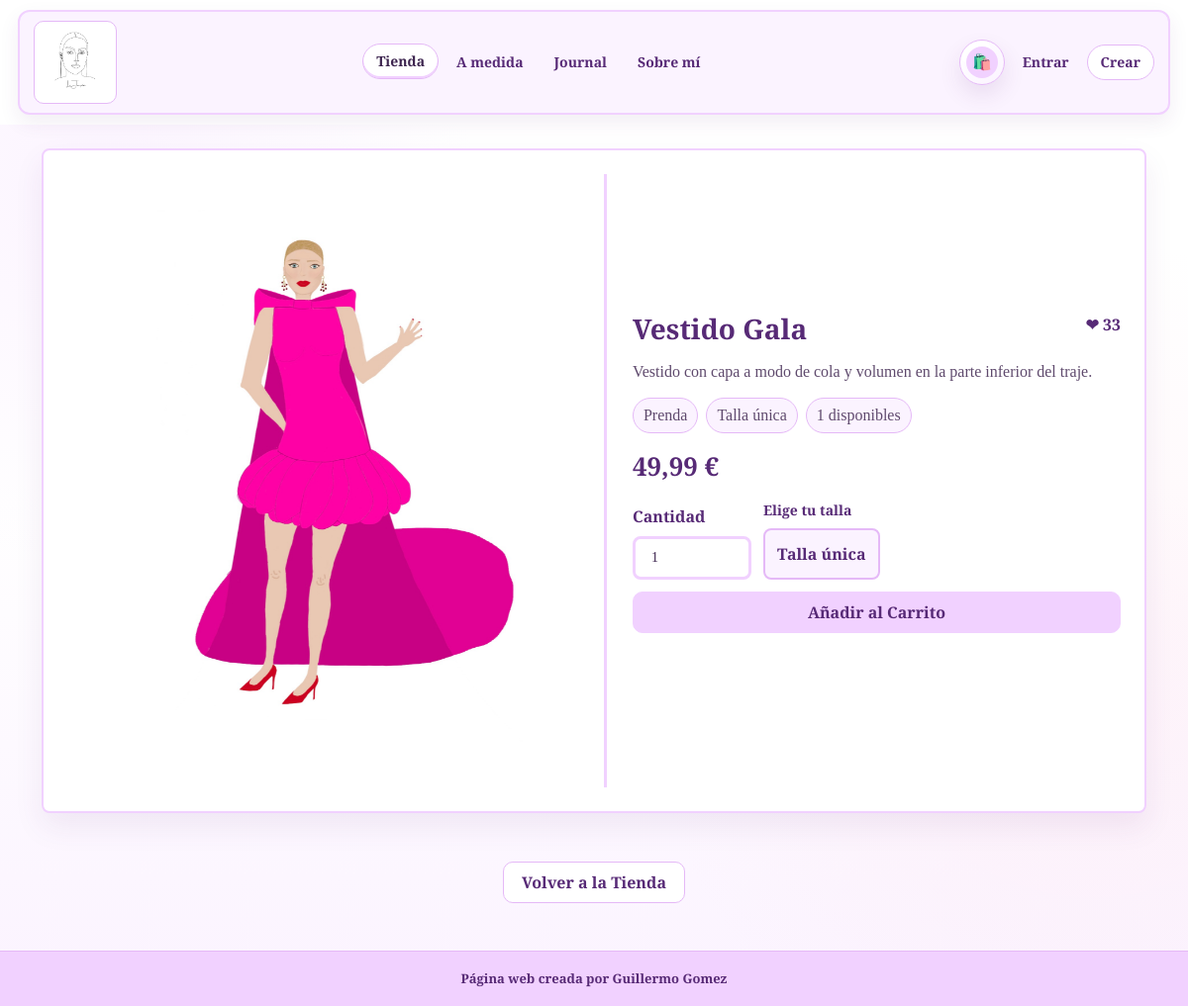
Page /diseños/1/ on the committed database.
### apps/tienda/models.py (models this page shows, shortened)
class Diseño(models.Model):
    CATEGORIAS = [
        ('prenda', 'Prenda'),
        ('vestido', 'Vestido'),
        ('traje', 'Traje'),
        ('camiseta', 'Camiseta'),
        ('a_medida', 'A medida'),
    ]
    nombre = models.CharField('nombre', max_length=50)
    descripccion = models.CharField('descripción', max_length=120, blank=True)
    imagen_principal = models.ImageField('imagen principal', upload_to='images/',blank=True, null=True)
    imagenes_adicionales = models.ManyToManyField('Imagen', verbose_name='imágenes adicionales', related_name='imagenes_adicionales_de', blank=True)
    fecha_subida = models.DateTimeField('fecha de subida', default=timezone.now)
    popularidad = models.IntegerField('popularidad', default=0)
    categoria = models.CharField('categoría', max_length=30, choices=CATEGORIAS, default='prenda')
    precio = models.DecimalField('precio', max_digits=8, decimal_places=2, default=49.99)
    talla = models.CharField('talla', max_length=30, blank=True)
    stock = models.PositiveIntegerField('stock', default=1)
    disponible = models.BooleanField('disponible', default=True)
    class Meta:
        ordering = ['-fecha_subida']
        verbose_name = 'diseño'
        verbose_name_plural = 'diseños'
    def todas_las_imagenes(self):
        imagenes = []
        if self.imagen_principal:
            imagenes.append(self.imagen_principal)
        imagenes.extend([imagen.imagen for imagen in self.imagenes_adicionales.all()])
        return imagenes
    @property
    def stock_total(self):
        stocks_prefetch = getattr(self, '_prefetched_objects_cache', {}).get('stocks_talla')
        if stocks_prefetch is not None:
            total = sum(stock.stock for stock in stocks_prefetch if stock.disponible)
            return total if stocks_prefetch else self.stock
        if self.tiene_stock_por_talla:
            return sum(stock.stock for stock in self.stocks_talla.filter(disponible=True))
        return self.stock
    @property
    def esta_disponible(self):
        return self.disponible and self.stock_total > 0

### apps/tienda/views/catalogo.py (called while the page is built)
def detalle_diseño(request,pk):
    diseño = get_object_or_404(Diseño.objects.prefetch_related('stocks_talla'), pk=pk)
    imagenes = diseño.todas_las_imagenes()
    stock_tallas = diseño.stocks_talla.filter(disponible=True, stock__gt=0).order_by('talla')
    ha_dado_like = request.user.is_authenticated and DisenoLike.objects.filter(usuario=request.user, diseño=diseño).exists()
    return render(request, 'tienda/detalle.html',{
        'diseño': diseño,
        'imagenes': imagenes,
        'stock_tallas': stock_tallas,
        'ha_dado_like': ha_dado_like,
    })

### apps/tienda/templates/tienda/detalle.html (shortened to what this page needs)
{% extends "base.html" %}
{% load static %}
{% block contenido %}
<div class="container detalle-page">
    <div class="detalle-layout">
        <div class="detalle-media">
            {% if imagenes %}
                <div id="carouselExampleDark" class="carousel carousel-dark slide">
                    <div class="carousel-inner">
                        {% for imagen in imagenes %}
                            <div class="carousel-item {% if forloop.first %} active {% endif %}">
                                <img src="{{ imagen.url }}" class="detalle-img" alt="{{ diseño.nombre }}">
                            </div>
                        {% endfor %}
                    </div>
                </div>
            {% else %}
                <img src="{% static 'img/default.jpg' %}" class="detalle-img" alt="{{ diseño.nombre }}">
            {% endif %}
        </div>
        <div class="detalle-info">
            <div class="detalle-title-row">
                <h3 class="contenido">{{ diseño.nombre }}</h3>
                {% if not request.user.is_staff %}
                    <a href="{% if request.user.is_authenticated %}#{% else %}{% url 'login' %}?next={{ request.get_full_path|urlencode }}{% endif %}" class="contenido like-link {% if ha_dado_like %}liked{% endif %}" data-id="{{ diseño.id }}">
                        ❤ <span class="likes-count">{{ diseño.popularidad }}</span>
                    </a>
                {% endif %}
            </div>
            <p class="detalle-desc">{{ diseño.descripccion }}</p>
            <div class="detalle-meta">
                <span>{{ diseño.get_categoria_display }}</span>
                {% if stock_tallas %}
                    <span>{{ stock_tallas|length }} tallas disponibles</span>
                {% else %}
                    <span>Talla única</span>
                {% endif %}
                {% if diseño.esta_disponible %}
                    <span>{{ diseño.stock_total }} disponibles</span>
                {% else %}
                    <span>Agotado</span>
                {% endif %}
            </div>
            <p class="contenido detalle-precio">
                {% if diseño.precio > 0 %}
                    {{ diseño.precio }} €
                {% else %}
                    Precio a consultar
                {% endif %}
            </p>
            {% if request.user.is_staff %}
                <div class="detalle-admin-actions">
                    <a href="{% url "editar_diseño" pk=diseño.pk %}" class="contenido lu-btn">Editar Diseño</a>
                    <a href="{% url "dashboard" %}" class="contenido lu-btn lu-btn-ghost">Volver al Panel</a>
                </div>
            {% elif diseño.esta_disponible %}
                <form method="post" action="{% url 'agregar_al_carrito' diseño.pk %}" class="detalle-carrito-form" data-size-form>
                    <div class="detalle-cantidad">
                        <label class="contenido form-label">Cantidad</label>
                        <input
                            type="number"
                            name="cantidad"
                            value="1"
                            min="1"
                            max="{% if stock_tallas %}1{% else %}{{ diseño.stock }}{% endif %}"
                            class="form-control form-control-lg"
                            data-size-quantity
                        >
                    </div>
                    <fieldset class="detalle-tallas">
                        <legend class="contenido form-label">Elige tu talla</legend>
                        {% if stock_tallas %}
                            <div class="size-options" role="radiogroup" aria-label="Tallas disponibles">
                                {% for stock in stock_tallas %}
                                    <input
                                        type="radio"
                                        name="talla"
                                        value="{{ stock.talla }}"
                                        id="talla-{{ diseño.pk }}-{{ forloop.counter }}"
                                        data-stock="{{ stock.stock }}"
                                        required
                                    >
                                    <label for="talla-{{ diseño.pk }}-{{ forloop.counter }}" class="size-option">
                                        <strong>{{ stock.talla }}</strong>
                                        <small>{{ stock.stock }} disp.</small>
                                    </label>
                                {% endfor %}
                            </div>
                            <p class="size-selection-help" data-size-help></p>
                        {% else %}
                            <div class="size-options">
                                <span class="size-option is-static">
                                    <strong>{{ diseño.talla|default:"Talla única" }}</strong>
                                </span>
                            </div>
                        {% endif %}
                    </fieldset>
                    <button type="submit" class="contenido lu-btn" data-add-to-cart>Añadir al Carrito</button>
                </form>
            {% else %}
                <p class="producto-agotado">Esta prenda no está disponible ahora mismo.</p>
            {% endif %}
        </div>
    </div>
</div>
<div class="mt-3 mb-5 text-center pt-2 align-items-center">
    <a href="{% url "diseños" %}" class="contenido lu-btn lu-btn-ghost">Volver a la Tienda</a>
</div>
<link rel="stylesheet" href="{% static 'css/pages/diseno_detalle.css' %}" />
{% endblock %}

### static/css/base.css (style rules this page uses)
:root { --lu-primary: rgb(87, 42, 118); --lu-soft: #f1d1ff; --lu-soft-2: #fbf3ff; --lu-border: #e5b9f7; --lu-text: #3d254f; --lu-muted: #6a5875; --lu-surface: #fff; --lu-blush: #fff7fa; --lu-shadow: 0 18px 48px rgba(87, 42, 118, 0.1); --lu-shadow-soft: 0 10px 28px rgba(87, 42, 118, 0.07); --lu-radius: 14px; }
*, *::before, *::after { box-sizing: border-box; }
html { width: 100%; overflow-x: hidden; }
body { display: grid; min-height: 100vh; grid-template-rows: auto 1fr auto; color: var(--lu-text); background: radial-gradient(circle at 8% 18%, rgba(241, 209, 255, 0.24), transparent 24rem), radial-gradient(circle at 92% 68%, rgba(255, 225, 237, 0.32), transparent 28rem), linear-gradient(180deg, #fff 0%, #fff 48%, #fbf3ff 100%); font-family: "Merriweather", serif; font-weight: 400; overflow-x: hidden; }
img, svg, video { max-width: 100%; }
main, section, article, aside, form, .container, .container-fluid { min-width: 0; }
a { color: var(--lu-primary); text-decoration: none; }
.contenido { font-family: "Merriweather", serif; font-weight: 900; font-style: normal; color: var(--lu-primary); }
.lu-btn, .btn-outline-custom { display: inline-flex; align-items: center; justify-content: center; min-height: 42px; padding: 9px 18px; border-radius: 10px; border: 1px solid var(--lu-soft); background: var(--lu-soft); color: var(--lu-primary); line-height: 1; transition: background-color .18s ease, border-color .18s ease, transform .18s ease, box-shadow .18s ease; text-align: center; white-space: normal; }
.lu-btn-ghost { background: #fff; border-color: var(--lu-border); }
.form-control, .form-control-lg, .form-select { width: 100%; max-width: 100%; min-height: 44px; border: 2px solid var(--lu-soft); border-radius: 8px; color: var(--lu-text); transition: border-color .18s ease, box-shadow .18s ease, background-color .18s ease; }
input[type="number"].form-control, input[type="number"].form-control-lg { font-variant-numeric: tabular-nums; }

### static/css/pages/diseno_detalle.css (style rules this page uses)
.detalle-page { padding-top: 24px; padding-bottom: 24px; }
.detalle-layout { border: 2px solid #f1d1ff; border-radius: 8px; display: grid; grid-template-columns: minmax(280px, 1.05fr) minmax(280px, 0.95fr); gap: 26px; padding: 24px; align-items: center; background: #fff; box-shadow: 0 14px 30px rgba(87, 42, 118, 0.08); min-width: 0; }
.detalle-media { border-right: 3px solid #f1d1ff; padding-right: 26px; }
.detalle-media, .detalle-info, .detalle-title-row, .detalle-carrito-form { min-width: 0; }
.detalle-img { width: 100%; max-height: 620px; object-fit: contain; display: block; }
.detalle-info { display: flex; flex-direction: column; gap: 14px; }
.detalle-title-row { display: flex; align-items: flex-start; justify-content: space-between; gap: 12px; }
.detalle-title-row h3 { margin: 0; overflow-wrap: anywhere; }
.detalle-desc { color: #5f4a6d; margin: 0; }
.detalle-meta { display: flex; flex-wrap: wrap; gap: 8px; }
.detalle-meta span { border: 1px solid #e5b9f7; border-radius: 999px; padding: 5px 10px; background: #fbf3ff; color: #5f4a6d; }
.detalle-precio { font-size: 26px; margin: 0; }
.detalle-carrito-form { display: grid; grid-template-columns: 120px 1fr; gap: 12px; align-items: end; }
.detalle-carrito-form button { grid-column: 1 / -1; }
.detalle-tallas { min-width: 0; margin: 0; padding: 0; border: 0; }
.detalle-tallas legend { float: none; width: auto; margin-bottom: 8px; font-size: 14px; }
.size-options { display: flex; flex-wrap: wrap; gap: 8px; }
.size-option { display: grid; place-items: center; min-width: 72px; min-height: 52px; padding: 7px 12px; border: 2px solid #e5b9f7; border-radius: 8px; background: #fff; color: rgb(87, 42, 118); cursor: pointer; transition: border-color .18s ease, background-color .18s ease, transform .18s ease; }
.size-option.is-static { cursor: default; background: #fbf3ff; }
.form-control-lg { font-size: 14px; border: 3px solid #f1d1ff; border-radius: 8px; }

### rows in the picture
Diseño: nombre "Vestido Gala", popularidad "33", descripccion "Vestido con capa a modo de cola y volumen en la parte inferior del traje.", categoria "Prenda", stock_total "1", precio "49,99", cantidad "1", talla "Talla única"
